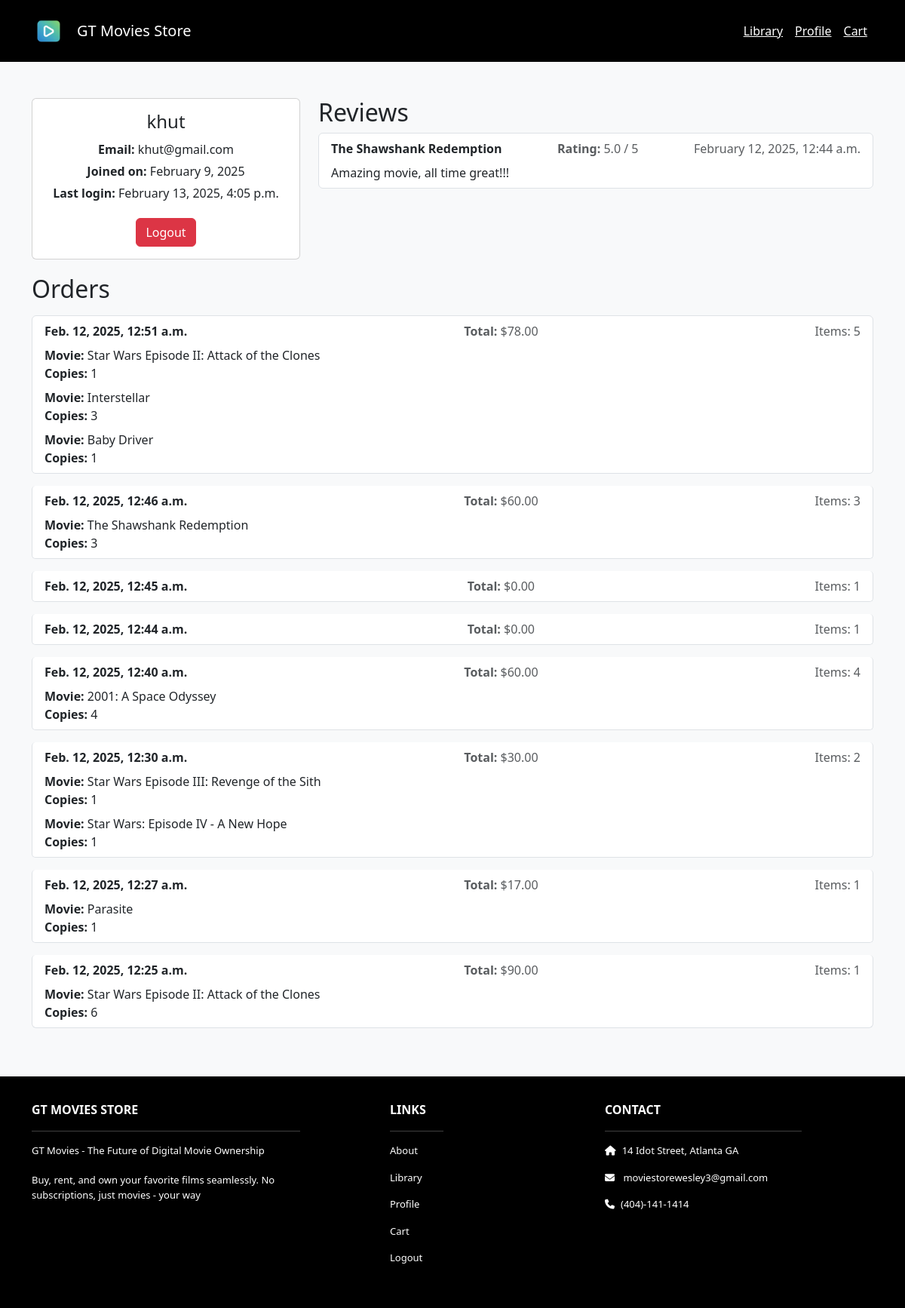
Screenshot of /profile/ (signed in) with the database file from the repository.
### movies/models.py (models this page shows, shortened)
class Review(models.Model):
    movie = models.ForeignKey(Movie, on_delete=models.CASCADE)
    user = models.ForeignKey(User, on_delete=models.CASCADE)
    text = models.TextField()
    rating = models.DecimalField(max_digits=2, decimal_places=1, default=0.0)
    created_at = models.DateTimeField(auto_now_add=True)

class Movie(models.Model):
    AGE_RATINGS = [
        ('G', 'General Audience'),
        ('PG', 'Parental Guidance'),
        ('PG-13', 'Parents Strongly Cautioned'),
        ('R', 'Restricted'),
        ('NC-17', 'Adults Only'),
        ('NR', 'Not Rated'),
    ]
    id = models.AutoField(primary_key=True)
    name = models.CharField(max_length=255)
    age_rating = models.CharField(max_length=5, choices=AGE_RATINGS, default='PG')
    price = models.IntegerField()
    description = models.TextField()
    image = models.FileField(upload_to='movies/')
    def __str__(self):
        return self.name

class Order(models.Model):
    profile = models.ForeignKey(Profile, on_delete=models.CASCADE)
    movies = models.ManyToManyField(Movie, related_name='orders')
    copies = models.JSONField(default=list)
    total = models.DecimalField(max_digits=10, decimal_places=2, default=0.0)
    count = models.IntegerField(default=1)
    created_at = models.DateTimeField(auto_now_add=True)

### accounts/views.py (the view)
# urls.py: path("profile/", views.profile, name="profile"),
@login_required
def profile(request):
    user = request.user
    template_data = {
        'title': 'Profile',
        'reviews': Review.objects.filter(user=user).order_by('-created_at'),
        'orders': get_orders(user),
    }
    return render(request, "accounts/profile.html", {"user": user, "template_data": template_data})

### accounts/views.py (called while the page is built)
def get_orders(user):
    p = Profile.objects.get(user=user)
    return Order.objects.filter(profile=p).order_by('-created_at')

### templates/accounts/profile.html
{% extends 'base.html' %}
{% load static %}
{% block content %}
<div class="container mt-5 mb-5">
  <div class="row">
    <div class="col-md-4">
      <div class="card">
        <div class="card-body text-center">
          <h2 class="card-title">{{ user.username }}</h2>
          <p class="card-text"><strong>Email:</strong> {{ user.email }}</p>
          <p class="card-text"><strong>Joined on:</strong> {{ user.date_joined|date:"F j, Y" }}</p>
          <p class="card-text"><strong>Last login:</strong> {{ user.last_login|date:"F j, Y, g:i a" }}</p>
          <a href="{% url 'logout' %}" class="btn btn-danger mt-3">Logout</a>
        </div>
      </div>
    </div>
    <div class="col-md-8">
      <h2>Reviews</h2>
      <ul class="list-group">
        {% for review in template_data.reviews %}
          <li class="list-group-item mb-3">
            <div class="d-flex justify-content-between align-items-center">
              <div>
                <strong>{{ review.movie.name }}</strong>
              </div>
              <div class="text-muted">
                <strong>Rating:</strong> {{ review.rating }} / 5
              </div>
              <span class="text-muted">{{ review.created_at|date:"F j, Y, g:i a" }}</span>
            </div>
            <div class="mt-2">
              <p>{{ review.text }}</p>
            </div>
          </li>
        {% empty %}
          <li class="list-group-item">No reviews yet.</li>
        {% endfor %}
      </ul>
    </div>
  </div>
  <div class="col-md-12">
    <h2 class="mb-3">Orders</h2>
    <ul class="list-group">
      {% for order in template_data.orders %}
        <li class="list-group-item mb-3">
          <div class="d-flex justify-content-between align-items-center">
            <div>
              <strong>{{ order.created_at }}</strong>
            </div>
            <div class="text-muted">
              <strong>Total:</strong> ${{ order.total }}
            </div>
            <span class="text-muted">Items: {{ order.count }}</span>
          </div>
          {% for m in order.movies.all %}
          <div class="mt-2">
            <p><strong>Movie:</strong> {{ m }}</p>
                {% for c in order.copies %}
                  {% if forloop.counter == forloop.parentloop.counter %}
                    <p><strong>Copies:</strong> {{ c }}</p>
                  {% endif %}
                {% endfor %}
          </div>
          {% endfor %}
        </li>
      {% empty %}
        <li class="list-group-item">No orders yet.</li>
      {% endfor %}
    </ul>
  </div>
</div>
{% endblock %}

### static/css/profile.css (style rules this page uses)
body { background-color: #f8f9fa; }
.card { margin-bottom: 20px; }
.card-title { font-size: 1.5rem; margin-bottom: 10px; }
.card-text { margin-bottom: 5px; }
.list-group-item { background-color: #ffffff; border: 1px solid #dee2e6; border-radius: 5px; }
.list-group-item p { margin: 0; }

### rows the page displays
Review: movie.name "The Shawshank Redemption", rating "5.0", created_at "February 12, 2025, 12:44 a.m.", text "Amazing movie, all time great!!!"
Order: created_at "Feb. 12, 2025, 12:51 a.m.", total "78.00", count "5"
Movie: name "Star Wars Episode II: Attack of the Clones", copies "1" "6"
Movie: name "Interstellar", copies "3"
Movie: name "Baby Driver", copies "1"
Order: created_at "Feb. 12, 2025, 12:46 a.m.", total "60.00", count "3"
Movie: name "The Shawshank Redemption", copies "3"
Order: created_at "Feb. 12, 2025, 12:45 a.m.", total "0.00", count "1"
Order: created_at "Feb. 12, 2025, 12:44 a.m.", total "0.00", count "1"
Order: created_at "Feb. 12, 2025, 12:40 a.m.", total "60.00", count "4"
Movie: name "2001: A Space Odyssey", copies "4"
Order: created_at "Feb. 12, 2025, 12:30 a.m.", total "30.00", count "2"
Movie: name "Star Wars Episode III: Revenge of the Sith", copies "1"
Movie: name "Star Wars: Episode IV - A New Hope", copies "1"
Order: created_at "Feb. 12, 2025, 12:27 a.m.", total "17.00", count "1"
Movie: name "Parasite", copies "1"
Order: created_at "Feb. 12, 2025, 12:25 a.m.", total "90.00", count "1"

### other values shown
{{ user.username }} "khut"
{{ user.email }} "khut@gmail.com"
{{ user.date_joined|date:"F j, Y" }} "February 9, 2025"
{{ user.last_login|date:"F j, Y, g:i a" }} "February 13, 2025, 4:05 p.m."
